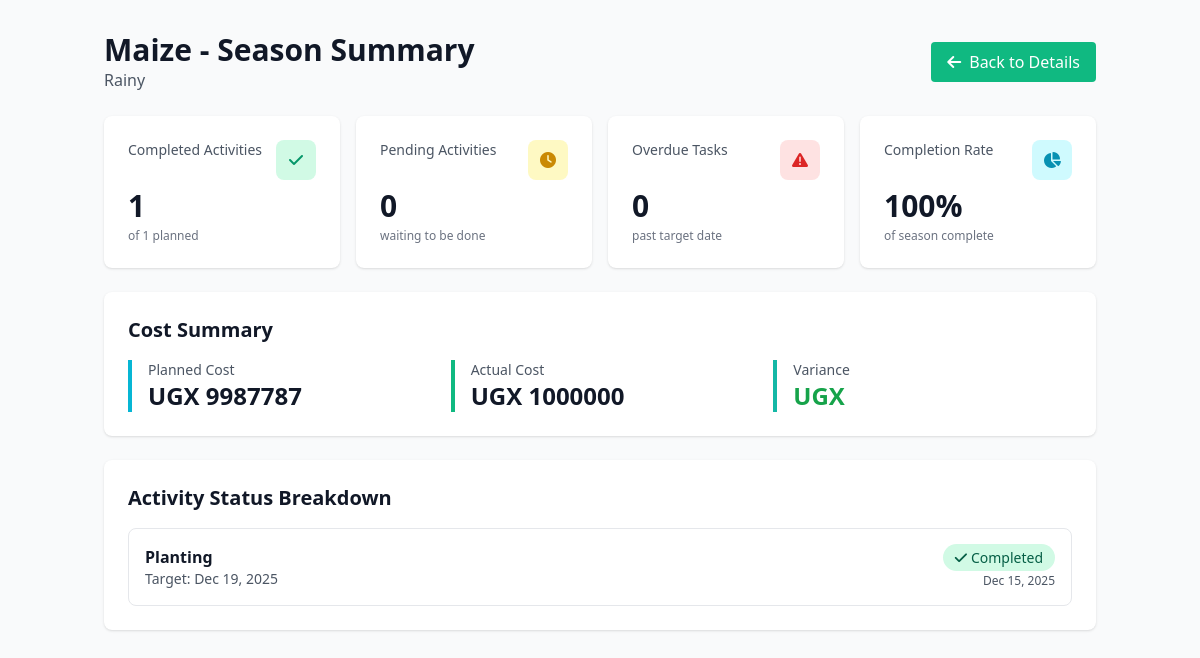
The page /seasonplans/4/summary/ on the database its author committed.
### farmcore/models.py (models this page shows, shortened)
class SeasonPlan(models.Model):
    SEASON_CHOICES = [
        ('rainy', 'Rainy'),
        ('sunny', 'Sunny'),
    ]
    STATUS_CHOICES = [
        ('is_active', 'Is Active'),
        ('completed', 'Completed'),
        ('planned', 'Planned'),
    ]
    farm = models.ForeignKey(Farm, on_delete=models.CASCADE)
    crop_name = models.CharField(max_length=100)
    season_name = models.CharField(max_length=100, choices=SEASON_CHOICES)
    status = models.CharField( max_length=20, choices=STATUS_CHOICES, default='planned' )
    start_date = models.DateField( null=True, blank=True )

class PlannedActivity(models.Model):
    ACTIVITY_CHOICES = [
        ('land_preparation', 'Land Preparation'),
        ('planting', 'Planting'),
        ('weeding', 'Weeding'),
        ('spraying', 'Spraying'),
        ('harvesting', 'Harvesting'),
    ]
    season_plan = models.ForeignKey(SeasonPlan, on_delete=models.CASCADE)
    activity_type = models.CharField(max_length=100, choices=ACTIVITY_CHOICES, null=False, blank=False)
    target_date = models.DateField(blank=False, null=False)
    estimated_cost_ugx = models.FloatField( null=False, blank=False, default=0.0)

class ActualActivity(models.Model):
    season_plan = models.ForeignKey( SeasonPlan, on_delete=models.CASCADE, related_name='actual_activities')
    activity_type = models.CharField(max_length=50, choices=PlannedActivity.ACTIVITY_CHOICES, blank=False, null=False  )
    actual_date = models.DateField(blank=False, null=False)
    actual_cost_ugx = models.FloatField(blank=False, null=False, default=0.0)
    notes = models.CharField(max_length=255, blank=False, null=False, default="")
    planned_activity = models.ForeignKey(PlannedActivity, on_delete=models.SET_NULL, null=True, blank=True, related_name='actual_activities')

### farmcore/views.py (the view)
# urls.py: path("seasonplans/<int:pk>/summary/", views.seasonplan_summary, name="seasonplan_summary"),
def seasonplan_summary(request, pk):
    plan = SeasonPlan.objects.get(id=pk)
    planned_activities = PlannedActivity.objects.filter(season_plan=plan)
    actual_activities = ActualActivity.objects.filter(season_plan=plan)
    today = timezone.now().date()
    overdue_tasks = planned_activities.filter(
        target_date__lt=today,
        actual_activities__isnull=True
    ).count()
    planned_cost = sum(float(a.estimated_cost_ugx or 0) for a in planned_activities)
    actual_cost = sum(float(a.actual_cost_ugx or 0) for a in actual_activities)
    completed_count = actual_activities.count()
    pending_count = planned_activities.count() - completed_count
    total_planned = planned_activities.count()
    completion_rate = (completed_count * 100 // total_planned) if total_planned > 0 else 0
    context = {
        'plan': plan,
        'planned_activities': planned_activities,
        'actual_activities': actual_activities,
        'overdue_tasks': overdue_tasks,
        'planned_cost': planned_cost,
        'actual_cost': actual_cost,
        'completed_count': completed_count,
        'pending_count': pending_count,
        'completion_rate': completion_rate,
        'today': today,
    }
    return render(request, 'seasonplan_summary.html', context)

### farmcore/templates/seasonplan_summary.html (shortened to what this page needs)
{% load static %}
<!DOCTYPE html>
<html lang="en">
<head>
    <link rel="stylesheet" href="https://cdnjs.cloudflare.com/ajax/libs/font-awesome/6.0.0/css/all.min.css">
    <script src="https://cdn.tailwindcss.com"></script>
</head>
<body class="bg-gray-50">
    <div class="container mx-auto px-4 py-8">
        <div class="flex justify-between items-center mb-6">
            <div>
                <h1 class="text-3xl font-bold text-gray-900">{{ plan.crop_name }} - Season Summary</h1>
                <p class="text-gray-600">{{ plan.get_season_name_display }}</p>
            </div>
            <div class="flex gap-4">
                <a href="{% url 'seasonplan_detail' plan.id %}" class="bg-emerald-500 text-white px-4 py-2 rounded hover:bg-emerald-600">
                    <i class="fas fa-arrow-left mr-2"></i>Back to Details
                </a>
            </div>
        </div>
        <div class="grid grid-cols-2 md:grid-cols-4 gap-4 mb-6">
            <div class="bg-white rounded-lg shadow p-6">
                <div class="flex justify-between items-start mb-2">
                    <p class="text-gray-600 text-sm font-medium">Completed Activities</p>
                    <div class="w-10 h-10 bg-emerald-100 rounded-lg flex items-center justify-center">
                        <i class="fas fa-check text-emerald-600"></i>
                    </div>
                </div>
                <p class="text-3xl font-bold text-gray-900">{{ completed_count }}</p>
                <p class="text-xs text-gray-500 mt-1">of {{ planned_activities.count }} planned</p>
            </div>
            <div class="bg-white rounded-lg shadow p-6">
                <div class="flex justify-between items-start mb-2">
                    <p class="text-gray-600 text-sm font-medium">Pending Activities</p>
                    <div class="w-10 h-10 bg-yellow-100 rounded-lg flex items-center justify-center">
                        <i class="fas fa-clock text-yellow-600"></i>
                    </div>
                </div>
                <p class="text-3xl font-bold text-gray-900">{{ pending_count }}</p>
                <p class="text-xs text-gray-500 mt-1">waiting to be done</p>
            </div>
            <div class="bg-white rounded-lg shadow p-6">
                <div class="flex justify-between items-start mb-2">
                    <p class="text-gray-600 text-sm font-medium">Overdue Tasks</p>
                    <div class="w-10 h-10 bg-red-100 rounded-lg flex items-center justify-center">
                        <i class="fas fa-exclamation-triangle text-red-600"></i>
                    </div>
                </div>
                <p class="text-3xl font-bold text-gray-900">{{ overdue_tasks }}</p>
                <p class="text-xs text-gray-500 mt-1">past target date</p>
            </div>
            <div class="bg-white rounded-lg shadow p-6">
                <div class="flex justify-between items-start mb-2">
                    <p class="text-gray-600 text-sm font-medium">Completion Rate</p>
                    <div class="w-10 h-10 bg-cyan-100 rounded-lg flex items-center justify-center">
                        <i class="fas fa-chart-pie text-cyan-600"></i>
                    </div>
                </div>
                <p class="text-3xl font-bold text-gray-900">{{ completion_rate }}%</p>
                <p class="text-xs text-gray-500 mt-1">of season complete</p>
            </div>
        </div>
        <div class="bg-white rounded-lg shadow p-6 mb-6">
            <h2 class="text-xl font-bold text-gray-900 mb-4">Cost Summary</h2>
            <div class="grid grid-cols-1 md:grid-cols-3 gap-6">
                <div class="border-l-4 border-cyan-500 pl-4">
                    <p class="text-gray-600 text-sm">Planned Cost</p>
                    <p class="text-2xl font-bold text-gray-900">UGX {{ planned_cost|floatformat:0 }}</p>
                </div>
                <div class="border-l-4 border-emerald-500 pl-4">
                    <p class="text-gray-600 text-sm">Actual Cost</p>
                    <p class="text-2xl font-bold text-gray-900">UGX {{ actual_cost|floatformat:0 }}</p>
                </div>
                <div class="border-l-4 border-teal-500 pl-4">
                    <p class="text-gray-600 text-sm">Variance</p>
                    <p class="text-2xl font-bold {% if actual_cost > planned_cost %}text-red-600{% else %}text-green-600{% endif %}">
                        UGX {{ actual_cost|add:"-"|add:planned_cost|floatformat:0 }}
                    </p>
                </div>
            </div>
        </div>
        <div class="bg-white rounded-lg shadow p-6">
            <h2 class="text-xl font-bold text-gray-900 mb-4">Activity Status Breakdown</h2>
            <div class="space-y-4">
                {% for activity in planned_activities %}
                <div class="flex items-center justify-between p-4 border rounded-lg">
                    <div class="flex-1">
                        <p class="font-semibold text-gray-900">{{ activity.get_activity_type_display }}</p>
                        <p class="text-sm text-gray-600">Target: {{ activity.target_date|date:"M d, Y" }}</p>
                    </div>
                    <div class="text-right">
                        {% if activity.actual_activities.exists %}
                            <span class="px-3 py-1 bg-emerald-100 text-emerald-800 rounded-full text-sm font-medium">
                                <i class="fas fa-check mr-1"></i>Completed
                            </span>
                            <p class="text-xs text-gray-600 mt-1">
                                {{ activity.actual_activities.first.actual_date|date:"M d, Y" }}
                            </p>
                        {% endif %}
                    </div>
                </div>
                {% endfor %}
            </div>
        </div>
    </div>
</body>
</html>

### rows shown on the page
SeasonPlan: crop_name "Maize", season_name "Rainy"
PlannedActivity: activity_type "Planting", target_date "Dec 19, 2025", actual_activities.first.actual_date "Dec 15, 2025"

### other values the page prints
{{ completed_count }} "1"
{{ planned_activities.count }} "1"
{{ pending_count }} "0"
{{ overdue_tasks }} "0"
{{ completion_rate }} "100"
{{ planned_cost|floatformat:0 }} "9987787"
{{ actual_cost|floatformat:0 }} "1000000"
